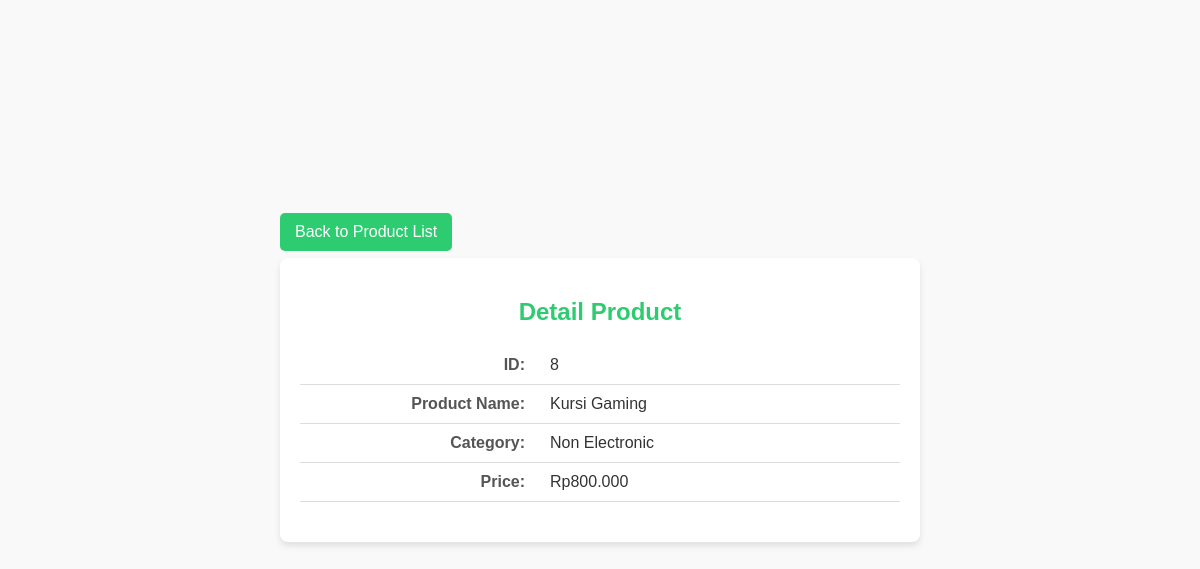
Screenshot of /view/detailProduct.php?id=8 with the database file from the repository.
### tables this page shows
CREATE TABLE `products` (
  `id` int NOT NULL AUTO_INCREMENT,
  `product_name` varchar(100) NOT NULL,
  `category_id` int NOT NULL,
  `price` decimal(10,2) NOT NULL,
  `stock` int NOT NULL,
  `isDeleted` tinyint(1) DEFAULT '0',
  PRIMARY KEY (`id`),
  KEY `category_id` (`category_id`),
  CONSTRAINT `products_ibfk_1` FOREIGN KEY (`category_id`) REFERENCES `categories` (`id`)
);

CREATE TABLE `categories` (
  `id` int NOT NULL AUTO_INCREMENT,
  `category_name` varchar(100) NOT NULL,
  `isDeleted` tinyint(1) DEFAULT '0',
  PRIMARY KEY (`id`)
);

### controller/productController.php (called while the page is built, shortened)
<?php
class ProductController
{
    private $productModel;
    public function __construct()
    {
        $this->productModel = new Product();
    }
    public function show($id)
    {
        $result = $this->productModel->getProductById($id);
        return $result;
    }
}

### lib/model.php (called while the page is built, shortened)
<?php
class Model
{
    public function __construct()
    {
        $this->db = new Database();
    }
}
?>

### database/database.php (called while the page is built, shortened)
<?php
class Database
{
    private $host;
    private $database;
    private $username;
    private $password;
    private $conn;
    public function __construct()
    {
        $this->host = DB_SERVER;
        $this->database = DB_DATABASE;
        $this->username = DB_USERNAME;
        $this->password = DB_PASSWORD;
    }
    public function getDatabase()
    {
        $db = "mysql:host={$this->host};dbname={$this->database}";
        if (!isset($this->conn)) {
            $this->conn = new PDO($db, $this->username, $this->password);
        }
        return $this->conn;
    }
}

### model/product.php (called while the page is built, shortened)
<?php
class Product extends Model
{
    public function getProductById($id)
    {
        $query = "SELECT products.*, categories.category_name
        FROM products products JOIN categories ON products.category_id = categories.id
        WHERE products.id = :id";
    $stmt = $this->db->getDatabase()->prepare($query);
    $stmt->bindParam(':id', $id, PDO::PARAM_INT);
    $stmt->execute();
    return $stmt->fetch(PDO::FETCH_ASSOC);
    }
}
?>

### view/detailProduct.php (the view, shortened to what this page needs)
<?php
$id = $_GET['id'];
$productController = new ProductController();
$product = $productController->show($id);
?>
<!DOCTYPE html>
<html lang="en">
<head>
</head>
<body>
    <div class="container">
        <a href="../index.php" class="back-button">Back to Product List</a>
        <h2>Detail Product</h2>
        <table>
            <tr>
                <td>ID:</td>
                <td><?php echo $product["id"]; ?></td>
            </tr>
            <tr>
                <td>Product Name:</td>
                <td><?php echo $product["product_name"]; ?></td>
            </tr>
            <tr>
                <td>Category:</td>
                <td><?php echo $product["category_name"]; ?></td>
            </tr>
            <tr>
                <td>Price:</td>
                <td>Rp<?php echo number_format($product["price"], 0, ',', '.'); ?></td>
            </tr>
        </table>
    </div>
</body>
</html>

### view/detailProduct.php (style rules this page uses)
body { font-family: Arial, sans-serif; margin: 0; padding: 0; background-color: #f9f9f9; color: #333; display: flex; justify-content: center; align-items: center; height: 100vh; }
.container { width: 100%; max-width: 600px; background: #fff; padding: 20px; border-radius: 8px; box-shadow: 0 4px 6px rgba(0, 0, 0, 0.1); text-align: center; position: relative; }
h2 { color: #2ecc71; margin-bottom: 20px; font-size: 24px; }
table { width: 100%; border-collapse: collapse; margin: 20px 0; text-align: left; }
table tr { border-bottom: 1px solid #ddd; }
table td { padding: 10px; font-size: 16px; }
table td:first-child { font-weight: bold; color: #555; width: 40%; text-align: right; padding-right: 15px; }
table td:last-child { color: #333; text-align: left; }
.back-button { position: absolute; top: -45px; left: 0; color: #fff; text-decoration: none; background-color: #2ecc71; padding: 10px 15px; border-radius: 5px; font-size: 16px; transition: background-color 0.3s ease; }

### rows the page displays
products: id "8", product_name "Kursi Gaming", category.category_name "Non Electronic", price "800.000"
